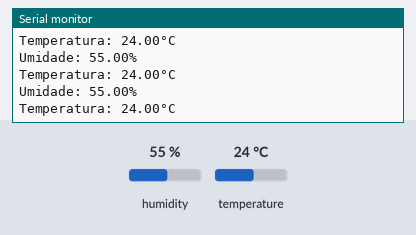
Simulated run of this sketch. Board: Arduino Uno, built with avr-gcc and run on an emulated ATmega328P. On the bench: the last lines printed to the serial monitor. Wiring (inferred from the names in the program): DHT11 sensor: data pin 2. The test bench sets the inputs (shaded band); at power-on: humidity 55 %, temperature 24 °C.

Above: at 3.3 s.
3.4 s: humidity set to 22 %
At 4.9 s:
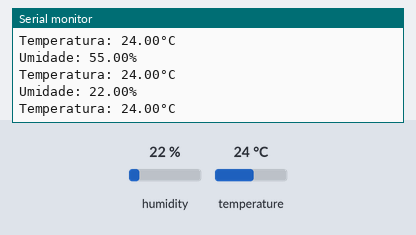
6.2 s: temperature set to 12 °C
At 6.93 s:
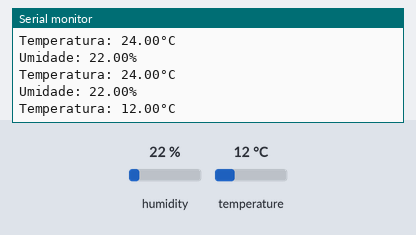
9.0 s: humidity set to 40 %
At 9.46 s:
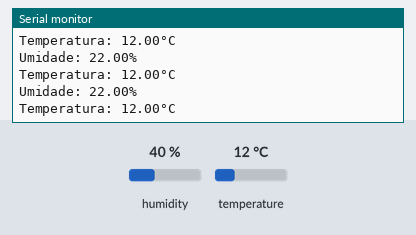
Timing chart, 0 to 12.0 s (numbered marks = the images above; inputs shaded):
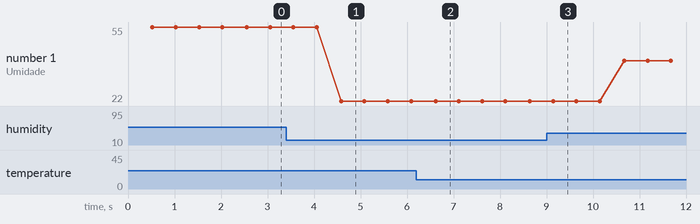

The sketch:

temperature_humidity_sensor.ino
```cpp
//Projeto medir a temperatura e a umidade com DHT11
#include <DHT.h>
#define DHTPIN 2
#define DHTTYPE DHT11
DHT dht(DHTPIN, DHTTYPE);
void setup() {
  Serial.begin(9600);
  dht.begin();
}
void loop() {
  delay(500);

  float h = dht.readHumidity();
  float t = dht.readTemperature();
  if (isnan(h) || isnan(t)) {
    return;
  }
  Serial.print("Umidade: ");
  Serial.print(h);
  Serial.println("%");
  Serial.print("Temperatura: ");
  Serial.print(t);
  Serial.println("°C ");
}
```

Measured:
- after the input at 3.4 s, the serial monitor: prints a new line after 1.2 s (image 1)
- after the input at 6.2 s, the serial monitor: prints a new line after 0.43 s (image 2)
- plotted number 1: 55 → 22 after the input at 3.4 s, 22 → 40 after the input at 9.0 s
